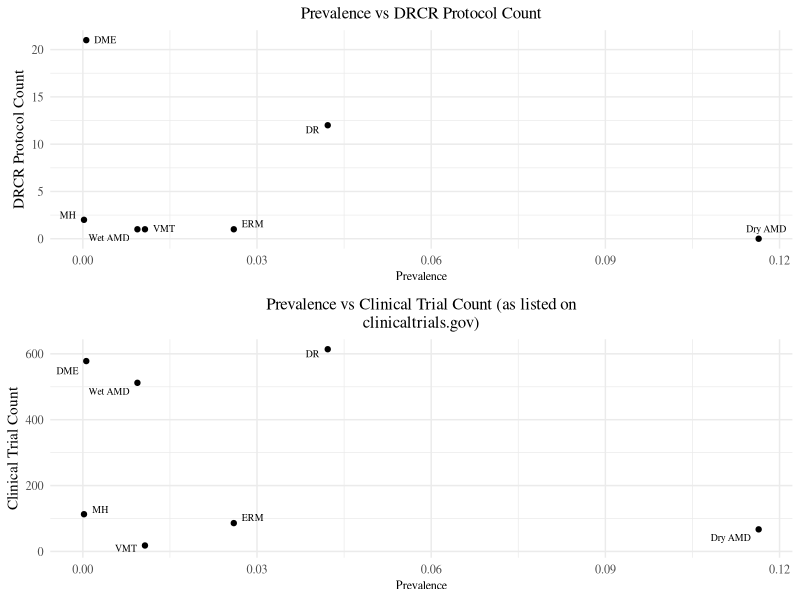
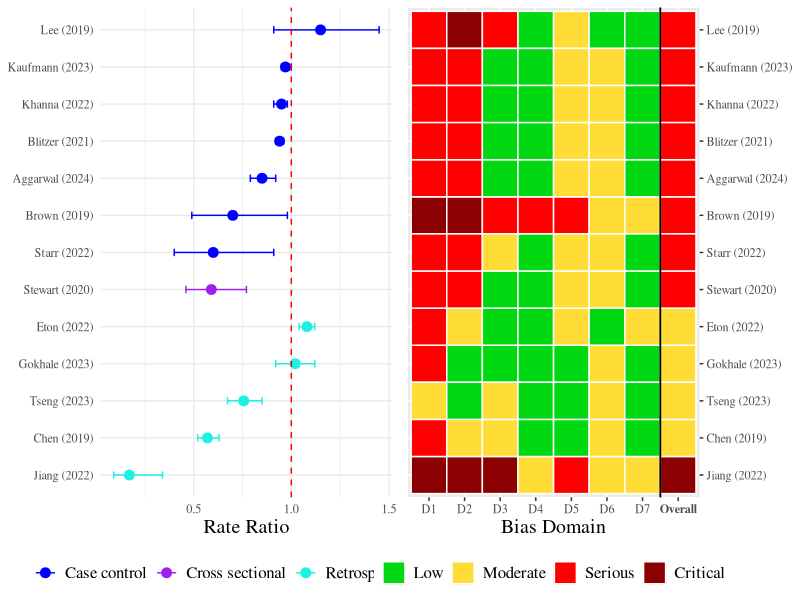

The R script that drew these images, in order:
## ---- chunk 1
library(ggplot2)
library(dplyr)
library(ggrepel)
library(tidyr)
library(stringr)
library(egg)
## ---- chunk 2
prevalence_dict <- c(DR = 0.285 * 0.148, DME = 0.027 * 0.148 * 0.148, ERM = 0.026, VMT = 0.0107, RR = NULL, MH = 0.0002, Wet_AMD = 0.0094, Dry_AMD = 0.1164)

clinical_dict <- c(DR = 614, DME = 578, ERM = 86, VMT = 18, RR = 11, MH = 113, Wet_AMD = 512, Dry_AMD = 67)
## ---- chunk 3
protocol_df <- read.csv('drcrprotocols.csv')
protocol_df <- subset(protocol_df, Disease != 'MISC')

formatted_prevalence_df <- protocol_df %>%
  group_by(Disease) %>%
  summarise(Number_of_Rows = n())

dry_amd_row = data.frame(Disease = 'Dry_AMD', Number_of_Rows = 0)
formatted_prevalence_df <- rbind(formatted_prevalence_df, dry_amd_row)
formatted_prevalence_df$Prevalence <- prevalence_dict[match(formatted_prevalence_df$Disease, names(prevalence_dict))]
formatted_prevalence_df$Clinical_Trials_Count <- clinical_dict[match(formatted_prevalence_df$Disease, names(clinical_dict))]

formatted_prevalence_df <- formatted_prevalence_df %>%
  rename(DRCR_Protocol_Count = Number_of_Rows)
formatted_prevalence_df <- formatted_prevalence_df %>%
  mutate(Disease = gsub("_", " ", Disease))

common_theme <- theme_minimal() +
  theme(
    text = element_text(family = "serif"),
    plot.title = element_text(size = rel(1.1), hjust = 0.5),  
    axis.title.x = element_text(size = rel(0.8)),
    axis.title.y = element_text(size = rel(1))
  )

plt1 <- ggplot(formatted_prevalence_df, aes(x = Prevalence, y = DRCR_Protocol_Count, label = Disease)) +
  geom_point(size = 1.5) +
  geom_text_repel(box.padding = 0.3, segment.color = NA, size = 2.5, family = "serif") +
  labs(title = 'Prevalence vs DRCR Protocol Count',
       x = 'Prevalence',
       y = 'DRCR Protocol Count') + 
  common_theme 

plt2 <- ggplot(formatted_prevalence_df, aes(x = Prevalence, y = Clinical_Trials_Count, label = Disease)) + 
  geom_point(size = 1.5) +
  geom_text_repel(box.padding = 0.3, segment.color = NA, size = 2.5, family = "serif") +  
  labs(title = NULL,  # Remove the title from labs
       x = 'Prevalence', 
       y = 'Clinical Trial Count') + 
  ggtitle(str_wrap('Prevalence vs Clinical Trial Count (as listed on clinicaltrials.gov)', width = 60)) +
  common_theme

ggarrange(plt1, plt2, nrow = 2)

## ---- chunk 4

drcrrates <-read.csv('drcrrates.csv')
study_order <- c('Jiang (2022)', 'Chen (2019)', 'Tseng (2023)', 'Gokhale (2023)', 'Eton (2022)',
                 'Stewart (2020)',
                 'Starr (2022)', 'Brown (2019)', 'Aggarwal (2024)', 'Blitzer (2021)', 'Khanna (2022)', 'Kaufmann (2023)', 'Lee (2019)')

type_order <- c('Case control', 'Cross sectional', 'Retrospective cohort')


drcrrates$Paper <- factor(drcrrates$Paper, levels = study_order, ordered = TRUE)
drcrrates$Type <- factor(drcrrates$Type, levels = type_order, ordered = TRUE)

common_theme <- theme_minimal() +
  theme(
    text = element_text(family = "serif"),
    plot.title = element_text(size = rel(2)),  
    axis.title.x = element_text(size = rel(1.3)),
    axis.title.y = element_text(size = rel(1.3))
  )

rates <- ggplot(drcrrates, aes(x = Rate.ratio, y = Paper, color = Type)) +
  geom_point(position = position_dodge(width = 0.5), size = 3) +
  geom_errorbarh(aes(xmin = Lower, xmax = Upper, height = 0.2), position = position_dodge(width = 0.5)) +
  labs(title = 'Metformin Rate Ratios vs AMD',
       x = 'Rate Ratio',
       y = NULL,
       color = 'Study Type') +
  geom_vline(xintercept = 1, linetype = 'dashed', color = 'red') +
  common_theme +
  theme(legend.position = 'bottom',
        legend.title = element_blank(),
        legend.text = element_text(size = rel(1.1)),
        ) +
  scale_color_manual(values = c('blue','purple', '#1EF0E2'))

## ---- chunk 5

bias_df <- read.csv('drcrbias.csv') %>%
  filter(`Intervention` == 'Metformin') %>%
  select(-`Intervention`)
  
bias_df$Study <- factor(bias_df$Study, levels = study_order, ordered = TRUE)
df_dropped <- bias_df %>% select(-Type)
df_melted <- df_dropped %>%
  gather(key = "Bias_Type", value = "Bias_Level", -Study)

overall_bolder = c(rep(0, 7), 1)

color_map <- c('Low' = '#00D811', 'Moderate' = '#FFDC36', 'Serious' = 'red', 'Critical' = 'darkred')

bias <- ggplot(df_melted, aes(x = Bias_Type, y = Study, fill = Bias_Level)) +
  geom_tile(color = "white", size = 0.5) +
  scale_fill_manual(values = color_map, limits = c('Low', 'Moderate', 'Serious', 'Critical')) +
  geom_vline(xintercept = 7.501, linetype = 'solid') + 
  geom_vline(xintercept = 7.499, linetype = 'solid') +
  labs(title = 'ROBINS-I Tool Analysis', x = 'Bias Domain', y = NULL) +
  theme(
    legend.position = "bottom",
    legend.title = element_blank(),
    text = element_text(family = "serif"),
    plot.title = element_text(size = rel(2)),  
    axis.title.x = element_text(size = rel(1.3)),
    axis.title.y = element_text(size = rel(1.3)),
    axis.text.x = element_text(face = ifelse(overall_bolder, 'bold', 'plain')),
    legend.text = element_text(size = rel(1.1))
    )
## ---- chunk 6
bias <- bias +
  labs(title = NULL, x = 'Bias Domain', y = NULL) + scale_y_discrete(position = "right")

rates <- rates + labs(title = NULL, x = 'Rate Ratio', y = NULL)
plot <- ggarrange(rates, bias, ncol = 2)
